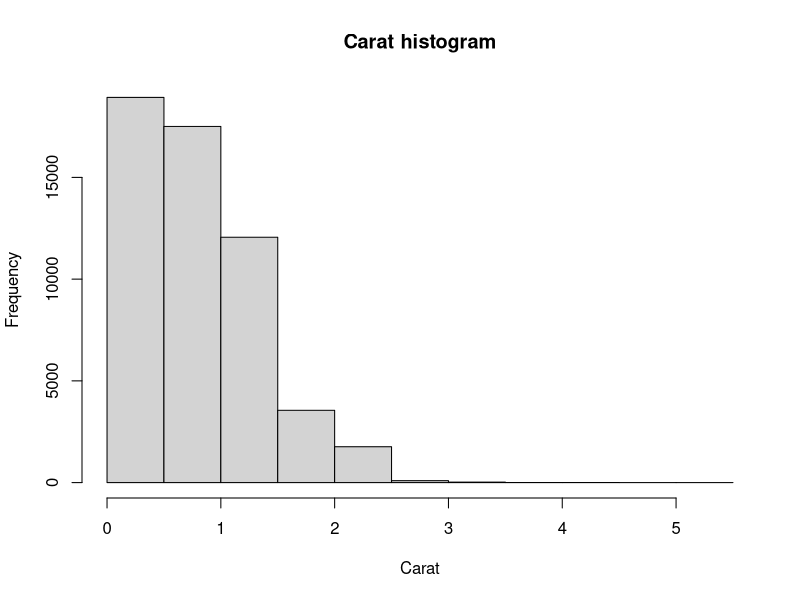
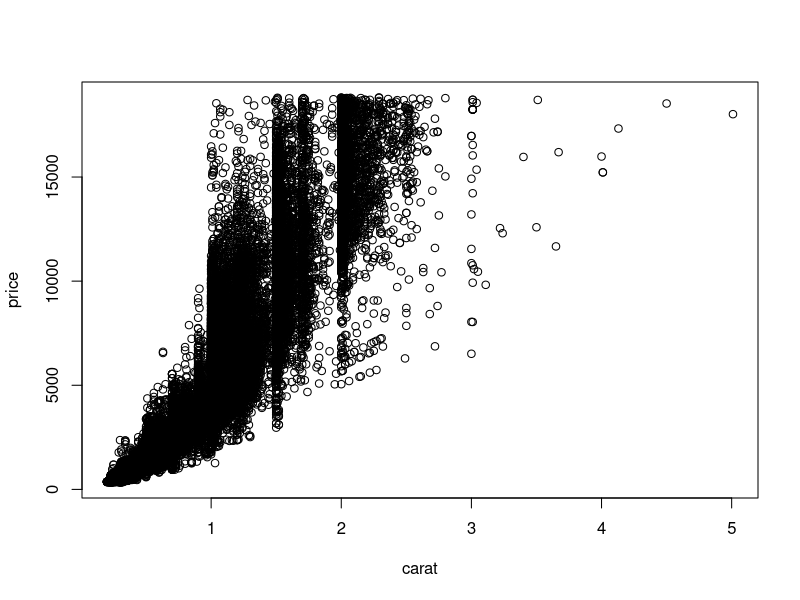
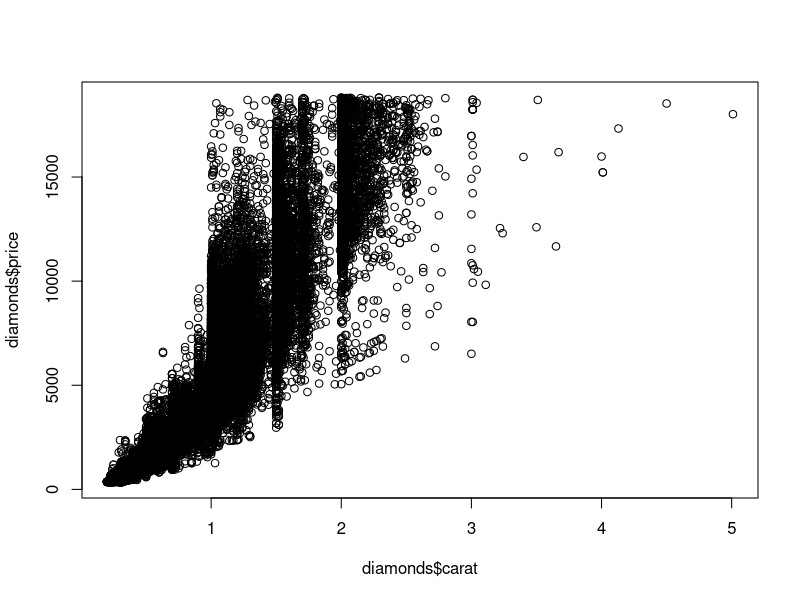
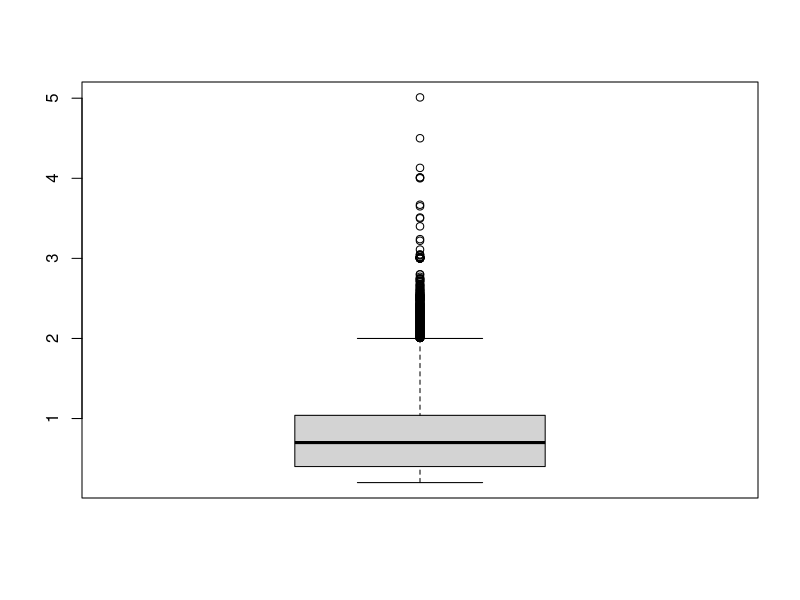
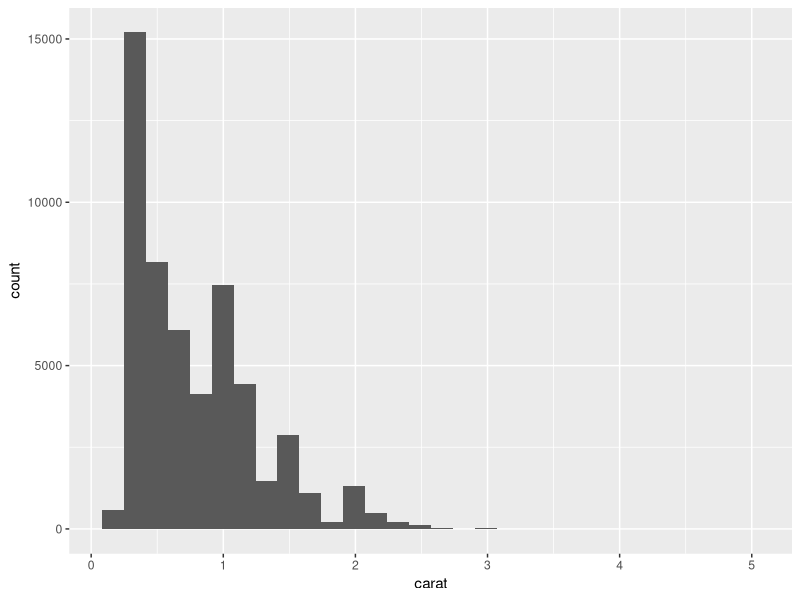
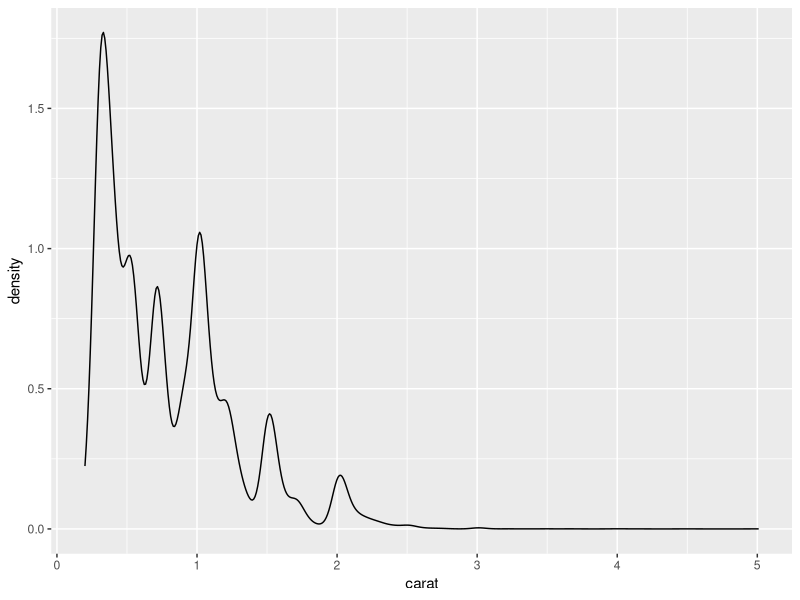

R code for these plots, in order:
# Base Histogram ----

require(ggplot2)
data(diamonds)
hist(
  diamonds$carat,
  #breaks = 10,
  main = "Carat histogram",
  xlab = "Carat"
  )

# Base Scatter plot ----

# For observing two variables

plot(price~carat, data = diamonds)    # formula notation y~x
plot(diamonds$carat, diamonds$price)  # x, y notation

# Boxplot ----

# Middle of box - median
# Box is bounded by 1st and 3rd quartiles
# Conclusion - cannot see 50% of the data...

boxplot(diamonds$carat)

# Diamonds to Mathematica ----

homeDir <- "~/Rtmp"
if (!dir.exists(homeDir)) {
  dir.create(homeDir)
}
save(diamonds, file = paste(homeDir, "diamonds.rdata", sep = "/"))

# ggplot 2 Histogram and Density ----

require(ggplot2)
ggplot(data = diamonds) + geom_histogram(aes(x = carat))

ggplot(data = diamonds) + geom_density(aes(x = carat))